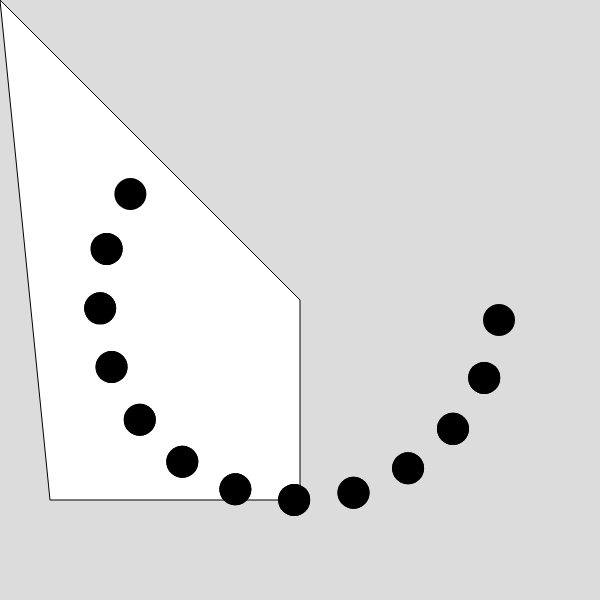
Frame 1 (no input)
Frame 60 (no input): identical to frame 1, image omitted
Frame 120 (the mouse pressed at the canvas centre since frame 60): identical to frame 1, image omitted

The p5.js sketch that drew this single still picture (run headless with seeded random() and noise() and a simulated clock; from frame 60 on, the mouse is pressed at the canvas centre):

// p5.js sketch
// ── sketch.js
function setup()
{
    createCanvas( 600, 600 );

    var number = 0;
    var end_point = 100;
    while ( number < end_point )
    {
        console.log( number + '\t' + ( number * number ) );
        ++number;
    }
    console.log( "While loop is done" );

    for ( var counter = 0; counter < end_point; ++counter )
    {
        console.log( counter + '\t' + ( counter * counter ) );
    }

    console.log( "for loop is done" );

}

function draw()
{
    background( 220 );

    beginShape()

    vertex( 0, 0 )
    vertex( width / 2, height / 2 );
    vertex( 300, 500 )
    vertex( 50, 500 )

    endShape( CLOSE )

    var angle = 0;
    angle += 0.1;
    var x = cos( angle ) * 200 + width / 2;
    var y = sin( angle ) * 200 + height / 2;
    push()
    strokeWeight( 32 );
    point( x, y )
    {
        angle += 0.3;
        x = cos( angle ) * 200 + width / 2;
        y = sin( angle ) * 200 + height / 2;
        point( x, y )
    }
    point( x, y )
    {
        angle += 0.3;
        x = cos( angle ) * 200 + width / 2;
        y = sin( angle ) * 200 + height / 2;
        point( x, y )
    }
    point( x, y )
    {
        angle += 0.3;
        x = cos( angle ) * 200 + width / 2;
        y = sin( angle ) * 200 + height / 2;
        point( x, y )
    }
    point( x, y )
    {
        angle += 0.3;
        x = cos( angle ) * 200 + width / 2;
        y = sin( angle ) * 200 + height / 2;
        point( x, y )
    }
    point( x, y )
    {
        angle += 0.3;
        x = cos( angle ) * 200 + width / 2;
        y = sin( angle ) * 200 + height / 2;
        point( x, y )
    }
    point( x, y )
    {
        angle += 0.3;
        x = cos( angle ) * 200 + width / 2;
        y = sin( angle ) * 200 + height / 2;
        point( x, y )
    }
    point( x, y )
    {
        angle += 0.3;
        x = cos( angle ) * 200 + width / 2;
        y = sin( angle ) * 200 + height / 2;
        point( x, y )
    }
    point( x, y )
    {
        angle += 0.3;
        x = cos( angle ) * 200 + width / 2;
        y = sin( angle ) * 200 + height / 2;
        point( x, y )
    }
    point( x, y )
    {
        angle += 0.3;
        x = cos( angle ) * 200 + width / 2;
        y = sin( angle ) * 200 + height / 2;
        point( x, y )
    }
    point( x, y )
    {
        angle += 0.3;
        x = cos( angle ) * 200 + width / 2;
        y = sin( angle ) * 200 + height / 2;
        point( x, y )
    }
    point( x, y )
    {
        angle += 0.3;
        x = cos( angle ) * 200 + width / 2;
        y = sin( angle ) * 200 + height / 2;
        point( x, y )
    }
    point( x, y )
    {
        angle += 0.3;
        x = cos( angle ) * 200 + width / 2;
        y = sin( angle ) * 200 + height / 2;
        point( x, y )
    }
    pop()
}
